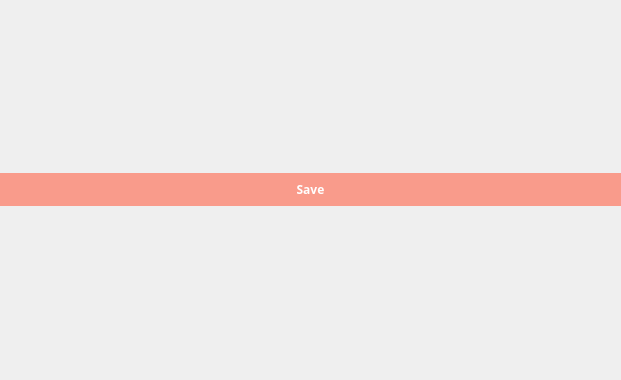
<?xml version="1.0" encoding="UTF-8"?>
<ui version="4.0">
 <class>Flashcard</class>
 <widget class="QWidget" name="Flashcard">
  <property name="geometry">
   <rect>
    <x>0</x>
    <y>0</y>
    <width>621</width>
    <height>380</height>
   </rect>
  </property>
  <property name="sizePolicy">
   <sizepolicy hsizetype="Minimum" vsizetype="Expanding">
    <horstretch>0</horstretch>
    <verstretch>0</verstretch>
   </sizepolicy>
  </property>
  <property name="minimumSize">
   <size>
    <width>480</width>
    <height>0</height>
   </size>
  </property>
  <property name="windowTitle">
   <string>Form</string>
  </property>
  <property name="styleSheet">
   <string notr="true"/>
  </property>
  <layout class="QVBoxLayout" name="verticalLayout">
   <property name="leftMargin">
    <number>0</number>
   </property>
   <property name="topMargin">
    <number>0</number>
   </property>
   <property name="rightMargin">
    <number>0</number>
   </property>
   <property name="bottomMargin">
    <number>0</number>
   </property>
   <item>
    <widget class="QStackedWidget" name="stackedOuter">
     <widget class="QWidget" name="edit_view">
      <layout class="QVBoxLayout" name="verticalLayout_3">
       <property name="leftMargin">
        <number>0</number>
       </property>
       <property name="topMargin">
        <number>0</number>
       </property>
       <property name="rightMargin">
        <number>0</number>
       </property>
       <property name="bottomMargin">
        <number>0</number>
       </property>
       <item>
        <layout class="QVBoxLayout" name="edits"/>
       </item>
       <item>
        <widget class="QPushButton" name="save_button">
         <property name="font">
          <font>
           <family>Trebuchet MS</family>
           <weight>75</weight>
           <italic>false</italic>
           <bold>true</bold>
          </font>
         </property>
         <property name="styleSheet">
          <string notr="true">QPushButton {
background-color: rgba(255, 98, 71, 0.6);
color: white; 
font:bold;
padding: 8px 12px 8px 12px;
border: 0px;
}

QPushButton:hover {
	background-color: rgba(255, 98, 71, 1);
}

</string>
         </property>
         <property name="text">
          <string>Save</string>
         </property>
        </widget>
       </item>
      </layout>
     </widget>
     <widget class="QWidget" name="card_view">
      <layout class="QVBoxLayout" name="verticalLayout_2">
       <property name="leftMargin">
        <number>0</number>
       </property>
       <property name="topMargin">
        <number>0</number>
       </property>
       <property name="rightMargin">
        <number>0</number>
       </property>
       <property name="bottomMargin">
        <number>0</number>
       </property>
       <item>
        <widget class="QStackedWidget" name="stackedInner">
         <property name="sizePolicy">
          <sizepolicy hsizetype="Minimum" vsizetype="Minimum">
           <horstretch>0</horstretch>
           <verstretch>0</verstretch>
          </sizepolicy>
         </property>
         <property name="styleSheet">
          <string notr="true"/>
         </property>
         <property name="currentIndex">
          <number>1</number>
         </property>
         <widget class="FCFront" name="front_side"/>
         <widget class="FCBack" name="back_side"/>
        </widget>
       </item>
       <item>
        <layout class="QHBoxLayout" name="bottom_btn_layout">
         <property name="spacing">
          <number>0</number>
         </property>
         <item>
          <widget class="QPushButton" name="edit_card_btn">
           <property name="font">
            <font>
             <family>Trebuchet MS</family>
             <weight>75</weight>
             <italic>false</italic>
             <bold>true</bold>
            </font>
           </property>
           <property name="styleSheet">
            <string notr="true">QPushButton {
background-color: rgba(255, 98, 71, 0.6);
color: white; 
font:bold;
padding: 8px 12px 8px 12px;
border: 0px;
}

QPushButton:hover {
	background-color: rgba(255, 98, 71, 1);
}

</string>
           </property>
           <property name="text">
            <string>Edit</string>
           </property>
          </widget>
         </item>
         <item>
          <spacer name="horizontalSpacer">
           <property name="orientation">
            <enum>Qt::Horizontal</enum>
           </property>
           <property name="sizeHint" stdset="0">
            <size>
             <width>40</width>
             <height>20</height>
            </size>
           </property>
          </spacer>
         </item>
         <item>
          <widget class="QLabel" name="card_index">
           <property name="styleSheet">
            <string notr="true">color: black;</string>
           </property>
           <property name="text">
            <string/>
           </property>
           <property name="alignment">
            <set>Qt::AlignCenter</set>
           </property>
          </widget>
         </item>
         <item>
          <spacer name="horizontalSpacer_2">
           <property name="orientation">
            <enum>Qt::Horizontal</enum>
           </property>
           <property name="sizeHint" stdset="0">
            <size>
             <width>40</width>
             <height>20</height>
            </size>
           </property>
          </spacer>
         </item>
         <item>
          <widget class="QPushButton" name="flip_card_btn">
           <property name="styleSheet">
            <string notr="true">QPushButton {
background-color: rgba(255, 98, 71, 0.6);
color: white; 
font:bold;
padding: 8px 12px 8px 12px;
border: 0px;
}

QPushButton:hover {
	background-color: rgba(255, 98, 71, 1);
}

</string>
           </property>
           <property name="text">
            <string>Flip</string>
           </property>
          </widget>
         </item>
        </layout>
       </item>
      </layout>
     </widget>
    </widget>
   </item>
  </layout>
 </widget>
 <customwidgets>
  <customwidget>
   <class>FCFront</class>
   <extends>QWidget</extends>
   <header>Flashcards/fcfront.h</header>
   <container>1</container>
  </customwidget>
  <customwidget>
   <class>FCBack</class>
   <extends>QWidget</extends>
   <header>Flashcards/fcback.h</header>
   <container>1</container>
  </customwidget>
 </customwidgets>
 <resources/>
 <connections/>
</ui>
